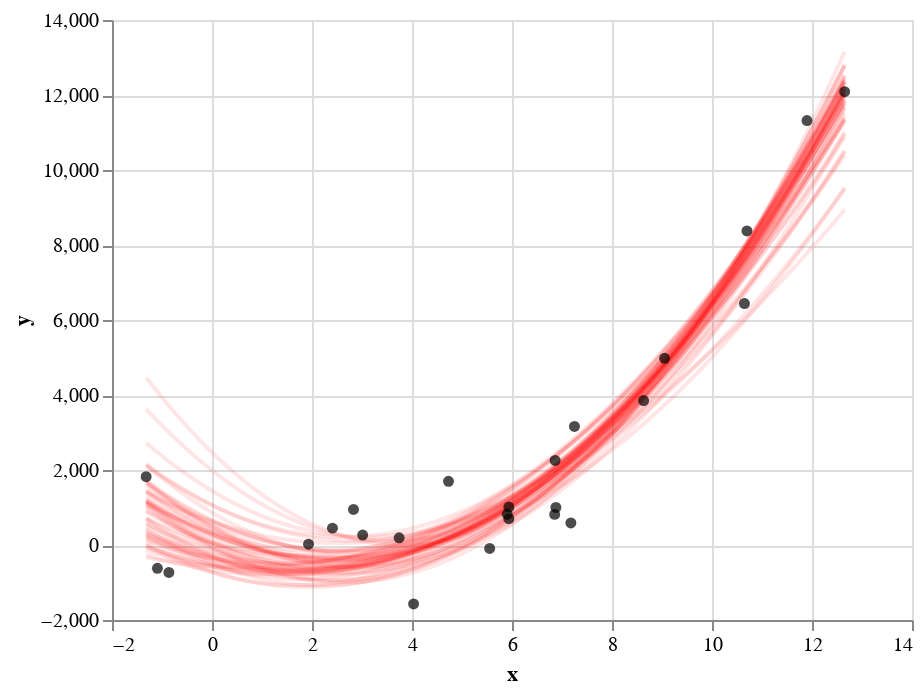

Write notebook code for a chart like this one.
### Markdown cell above
# 2.3 Draw spaghetti plot for polynomial regression

### Question 2.3.1 Draw a spaghetti plot for the above polynomial regression (5 points)

Using the helper functions defined above (`get_poly_points_chart()`, `get_one_bootstrap_poly_fit()`, and `get_poly_fit_chart()`), draw a spaghetti plot for the example polynomial regression data. Your output should look something like this:

![Polynomial spaghetti plot fit](asset/assignment3_poly.png)

### Code cell
# YOUR CODE HERE


B = 50

# get `B` bootstrapped fit line charts
# Note opacity=0.1 sets the line opacity so it is easier to see the overlapping lines. Make
# sure your get_salary_linear_fit_chart() function (defined above) properly uses the opacity argument!
line_charts = [get_poly_fit_chart(get_one_bootstrap_poly_fit(), opacity=0.1) for _ in range(B)]

#combine all the line charts together and layer on the points chart
alt.layer(*line_charts) + get_poly_points_chart()
